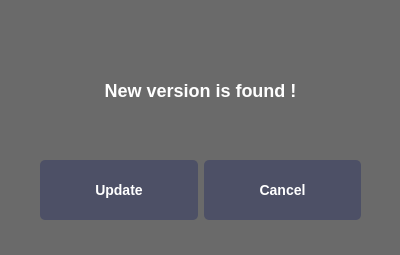
<?xml version="1.0" encoding="UTF-8"?>
<ui version="4.0">
 <class>Form_2</class>
 <widget class="QWidget" name="Form_2">
  <property name="geometry">
   <rect>
    <x>0</x>
    <y>0</y>
    <width>400</width>
    <height>255</height>
   </rect>
  </property>
  <property name="windowTitle">
   <string>Form</string>
  </property>
  <property name="styleSheet">
   <string notr="true">QWidget{
	background-color:rgb(106, 106, 106);


}

QPushButton{
	float: right;
	border-radius: 5px;
	padding: 5px 9px;
	font-size: 1.2em;
	background-color: rgb(77, 80, 102);
	border-bottom: 4px solid rgba(217,91,72,1);
	color: white;
	font-family: 'Roboto Slab', serif;
	width: 75px;
	height: 50px;
	font-size: 14px;
	font-weight: bold;
    border: bold;
}
	
QPushButton:hover{
	background-color: rgb(115, 114, 145);
}

QPushButton:pressed{
	background-color: silver;
}

QLabel{
	color:white;
	width: 75px;
	height: 50px;
	font-size: 18px;
	font-weight: bold;
    border: bold;
}



</string>
  </property>
  <widget class="QWidget" name="horizontalLayoutWidget">
   <property name="geometry">
    <rect>
     <x>40</x>
     <y>150</y>
     <width>321</width>
     <height>80</height>
    </rect>
   </property>
   <layout class="QHBoxLayout" name="horizontalLayout">
    <item>
     <widget class="QPushButton" name="pushButton">
      <property name="text">
       <string>Update</string>
      </property>
     </widget>
    </item>
    <item>
     <widget class="QPushButton" name="pushButton_2">
      <property name="text">
       <string>Cancel</string>
      </property>
     </widget>
    </item>
   </layout>
  </widget>
  <widget class="QLabel" name="label">
   <property name="geometry">
    <rect>
     <x>100</x>
     <y>60</y>
     <width>201</width>
     <height>61</height>
    </rect>
   </property>
   <property name="text">
    <string>New version is found !</string>
   </property>
   <property name="textFormat">
    <enum>Qt::PlainText</enum>
   </property>
   <property name="alignment">
    <set>Qt::AlignCenter</set>
   </property>
  </widget>
 </widget>
 <resources/>
 <connections/>
</ui>
